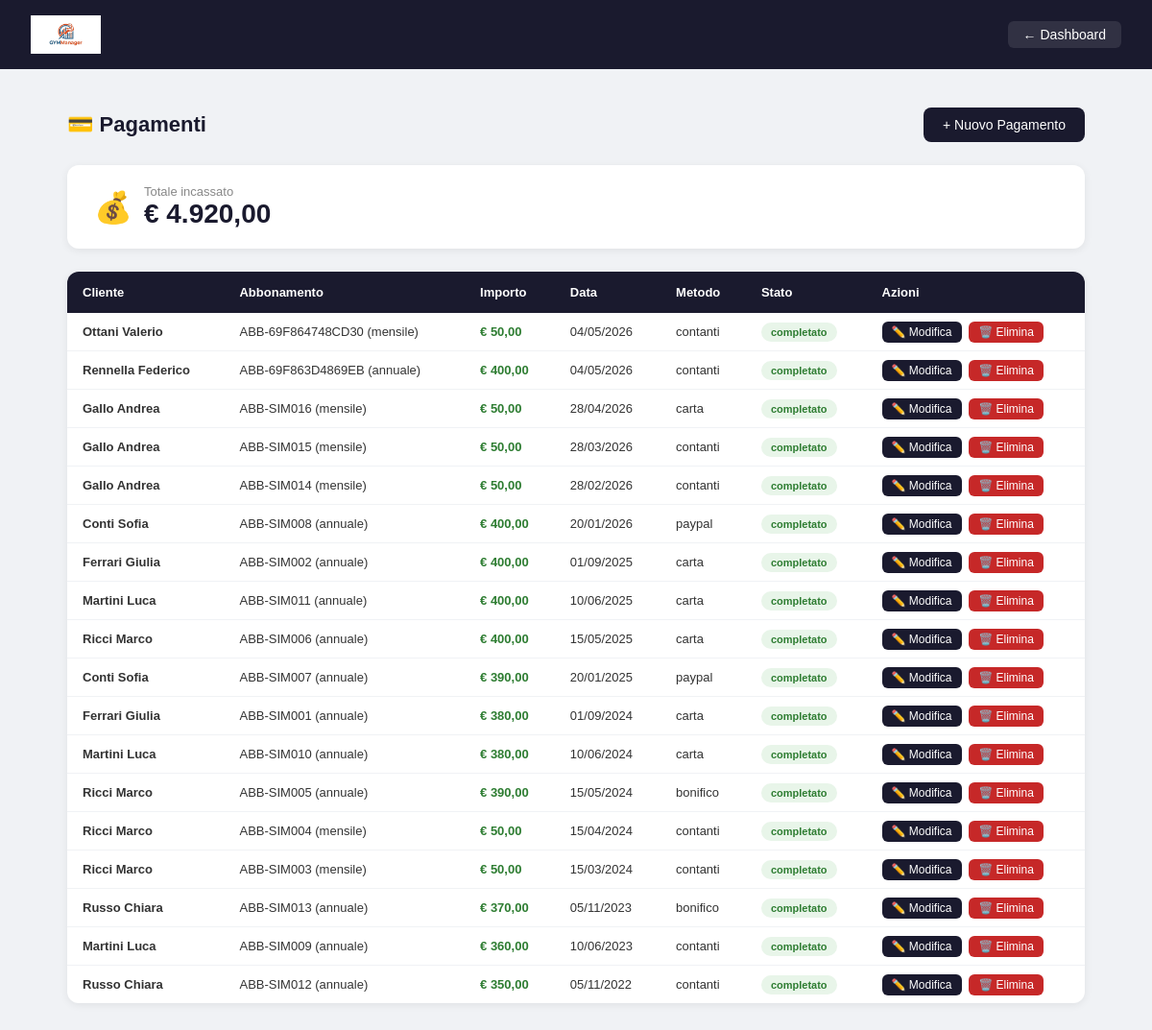
Screenshot of /palestra/pages/pagamenti.php (signed in) with the database file from the repository.
### tables this page shows
CREATE TABLE `pagamento` (
  `id_pagamento` int(11) NOT NULL,
  `id_abbonamento` int(11) NOT NULL,
  `importo` decimal(8,2) NOT NULL,
  `data_pagamento` date NOT NULL,
  `metodo_pagamento` enum('contanti','carta','bonifico','paypal') NOT NULL,
  `stato` enum('completato','in_attesa','fallito','rimborsato') NOT NULL DEFAULT 'completato',
  `data_scadenza` date DEFAULT NULL,
  `codice_transazione` varchar(100) DEFAULT NULL
);

CREATE TABLE `persona` (
  `id_persona` int(11) NOT NULL,
  `username` varchar(50) NOT NULL,
  `email` varchar(100) NOT NULL,
  `password` varchar(255) NOT NULL,
  `nome` varchar(50) NOT NULL,
  `cognome` varchar(50) NOT NULL,
  `telefono` varchar(20) DEFAULT NULL,
  `ruolo` enum('admin','cliente','istruttore') NOT NULL DEFAULT 'cliente'
);

CREATE TABLE `abbonamento` (
  `id_abbonamento` int(11) NOT NULL,
  `id_cliente` int(11) NOT NULL,
  `codice` varchar(30) NOT NULL,
  `data_inizio` date NOT NULL,
  `data_fine` date NOT NULL,
  `costo` decimal(8,2) NOT NULL,
  `tipo` enum('mensile','annuale') NOT NULL,
  `stato` enum('attivo','scaduto','sospeso','annullato') NOT NULL DEFAULT 'attivo',
  `descrizione` text DEFAULT NULL,
  `rinnovo_automatico` tinyint(1) NOT NULL DEFAULT 0,
  `bonus_mensile` varchar(100) DEFAULT NULL,
  `bonus_annuale` varchar(100) DEFAULT NULL,
  `pagamento_rateizzato` tinyint(1) NOT NULL DEFAULT 0
);

### palestra/pages/pagamenti.php (the view, shortened to what this page needs)
<?php
require_once "../config/db.php";
$pagamenti = $pdo->query("
    SELECT PA.id_pagamento, PA.importo, PA.data_pagamento,
           PA.metodo_pagamento, PA.stato, PA.codice_transazione,
           P.nome, P.cognome,
           A.codice AS codice_abbonamento, A.tipo
    FROM PAGAMENTO PA
    JOIN ABBONAMENTO A ON PA.id_abbonamento = A.id_abbonamento
    JOIN CLIENTE C ON A.id_cliente = C.id_persona
    JOIN PERSONA P ON C.id_persona = P.id_persona
    ORDER BY PA.data_pagamento DESC
")->fetchAll();
$totale = array_sum(array_column($pagamenti, 'importo'));
?>
<!DOCTYPE html>
<html lang="it">
<head>
</head>
<body>
<div class="navbar">
    <img src="../assets/logo.jpg" style="height:40px;">
    <div style="display:flex; gap:12px;">
        <a href="dashboard.php">← Dashboard</a>
    </div>
</div>
<div class="contenuto">
    <div class="intestazione">
        <h2>💳 Pagamenti</h2>
        <a class="btn" href="nuovo_pagamento.php">+ Nuovo Pagamento</a>
    </div>
    <div class="riepilogo">
        <div class="icona">💰</div>
        <div>
            <div class="label">Totale incassato</div>
            <div class="valore">€ <?= number_format($totale, 2, ',', '.') ?></div>
        </div>
    </div>
    <table>
        <thead>
            <tr>
                <th>Cliente</th>
                <th>Abbonamento</th>
                <th>Importo</th>
                <th>Data</th>
                <th>Metodo</th>
                <th>Stato</th>
                <th>Azioni</th>
            </tr>
        </thead>
        <tbody>
            <?php if(empty($pagamenti)): ?>
            <tr>
                <td colspan="7" class="nessun-record">Nessun pagamento ancora!</td>
            </tr>
            <?php else: ?>
            <?php foreach($pagamenti as $p): ?>
            <tr>
                <td><strong><?= htmlspecialchars($p['cognome'].' '.$p['nome']) ?></strong></td>
                <td><?= htmlspecialchars($p['codice_abbonamento']) ?> (<?= $p['tipo'] ?>)</td>
                <td class="importo">€ <?= number_format($p['importo'], 2, ',', '.') ?></td>
                <td><?= date('d/m/Y', strtotime($p['data_pagamento'])) ?></td>
                <td><?= htmlspecialchars($p['metodo_pagamento']) ?></td>
                <td>
                    <span class="badge <?= $p['stato'] ?>">
                        <?= $p['stato'] ?>
                    </span>
                </td>
                <td>
                    <a class="btn-modifica" href="modifica_pagamento.php?id=<?= $p['id_pagamento'] ?>">✏️ Modifica</a>
                    <a class="btn-elimina" href="elimina_pagamento.php?id=<?= $p['id_pagamento'] ?>" onclick="return confirm('Sei sicuro di voler eliminare questo pagamento?')">🗑️ Elimina</a>
                </td>
            </tr>
            <?php endforeach; ?>
            <?php endif; ?>
        </tbody>
    </table>
</div>
</body>
</html>

### palestra/pages/pagamenti.php (style rules this page uses)
* { margin: 0; padding: 0; box-sizing: border-box; }
body { font-family: Arial, sans-serif; background: #f0f2f5; }
.navbar { background: #1a1a2e; color: white; padding: 16px 32px; display: flex; justify-content: space-between; align-items: center; }
.navbar a { color: white; text-decoration: none; font-size: 14px; background: rgba(255,255,255,0.1); padding: 6px 16px; border-radius: 6px; }
.contenuto { max-width: 1100px; margin: 40px auto; padding: 0 20px; }
.intestazione { display: flex; justify-content: space-between; align-items: center; margin-bottom: 24px; }
.intestazione h2 { font-size: 22px; color: #1a1a2e; }
.btn { background: #1a1a2e; color: white; padding: 10px 20px; border-radius: 8px; text-decoration: none; font-size: 14px; }
.riepilogo { background: white; border-radius: 12px; padding: 20px 28px; box-shadow: 0 2px 8px rgba(0,0,0,0.07); margin-bottom: 24px; display: flex; align-items: center; gap: 12px; }
.riepilogo .icona { font-size: 32px; }
.riepilogo .label { font-size: 13px; color: #888; }
.riepilogo .valore { font-size: 28px; font-weight: bold; color: #1a1a2e; }
table { width: 100%; background: white; border-radius: 12px; box-shadow: 0 2px 8px rgba(0,0,0,0.07); border-collapse: collapse; overflow: hidden; }
th { background: #1a1a2e; color: white; padding: 14px 16px; text-align: left; font-size: 13px; }
td { padding: 12px 16px; font-size: 13px; border-bottom: 1px solid #f0f2f5; color: #333; }
tr:last-child td { border-bottom: none; }
.badge { padding: 4px 10px; border-radius: 20px; font-size: 11px; font-weight: bold; }
.badge.completato { background: #e8f5e9; color: #2e7d32; }
.importo { font-weight: bold; color: #2e7d32; }
.btn-modifica { background: #1a1a2e; color: white; padding: 4px 10px; border-radius: 6px; text-decoration: none; font-size: 12px; }
.btn-elimina { background: #c62828; color: white; padding: 4px 10px; border-radius: 6px; text-decoration: none; font-size: 12px; margin-left: 4px; }

### rows the page displays
pagamento: persona.cognome+nome "Ottani Valerio", id_abbonamento.codice "ABB-69F864748CD30", id_abbonamento.tipo "mensile", importo "50,00", data_pagamento "04/05/2026", metodo_pagamento "contanti", stato "completato"
pagamento: persona.cognome+nome "Rennella Federico", id_abbonamento.codice "ABB-69F863D4869EB", id_abbonamento.tipo "annuale", importo "400,00", data_pagamento "04/05/2026", metodo_pagamento "contanti", stato "completato"
pagamento: persona.cognome+nome "Gallo Andrea", id_abbonamento.codice "ABB-SIM016", id_abbonamento.tipo "mensile", importo "50,00", data_pagamento "28/04/2026", metodo_pagamento "carta", stato "completato"
pagamento: persona.cognome+nome "Gallo Andrea", id_abbonamento.codice "ABB-SIM015", id_abbonamento.tipo "mensile", importo "50,00", data_pagamento "28/03/2026", metodo_pagamento "contanti", stato "completato"
pagamento: persona.cognome+nome "Gallo Andrea", id_abbonamento.codice "ABB-SIM014", id_abbonamento.tipo "mensile", importo "50,00", data_pagamento "28/02/2026", metodo_pagamento "contanti", stato "completato"
pagamento: persona.cognome+nome "Conti Sofia", id_abbonamento.codice "ABB-SIM008", id_abbonamento.tipo "annuale", importo "400,00", data_pagamento "20/01/2026", metodo_pagamento "paypal", stato "completato"
pagamento: persona.cognome+nome "Ferrari Giulia", id_abbonamento.codice "ABB-SIM002", id_abbonamento.tipo "annuale", importo "400,00", data_pagamento "01/09/2025", metodo_pagamento "carta", stato "completato"
pagamento: persona.cognome+nome "Martini Luca", id_abbonamento.codice "ABB-SIM011", id_abbonamento.tipo "annuale", importo "400,00", data_pagamento "10/06/2025", metodo_pagamento "carta", stato "completato"
pagamento: persona.cognome+nome "Ricci Marco", id_abbonamento.codice "ABB-SIM006", id_abbonamento.tipo "annuale", importo "400,00", data_pagamento "15/05/2025", metodo_pagamento "carta", stato "completato"
pagamento: persona.cognome+nome "Conti Sofia", id_abbonamento.codice "ABB-SIM007", id_abbonamento.tipo "annuale", importo "390,00", data_pagamento "20/01/2025", metodo_pagamento "paypal", stato "completato"
pagamento: persona.cognome+nome "Ferrari Giulia", id_abbonamento.codice "ABB-SIM001", id_abbonamento.tipo "annuale", importo "380,00", data_pagamento "01/09/2024", metodo_pagamento "carta", stato "completato"
pagamento: persona.cognome+nome "Martini Luca", id_abbonamento.codice "ABB-SIM010", id_abbonamento.tipo "annuale", importo "380,00", data_pagamento "10/06/2024", metodo_pagamento "carta", stato "completato"
pagamento: persona.cognome+nome "Ricci Marco", id_abbonamento.codice "ABB-SIM005", id_abbonamento.tipo "annuale", importo "390,00", data_pagamento "15/05/2024", metodo_pagamento "bonifico", stato "completato"
pagamento: persona.cognome+nome "Ricci Marco", id_abbonamento.codice "ABB-SIM004", id_abbonamento.tipo "mensile", importo "50,00", data_pagamento "15/04/2024", metodo_pagamento "contanti", stato "completato"
pagamento: persona.cognome+nome "Ricci Marco", id_abbonamento.codice "ABB-SIM003", id_abbonamento.tipo "mensile", importo "50,00", data_pagamento "15/03/2024", metodo_pagamento "contanti", stato "completato"
pagamento: persona.cognome+nome "Russo Chiara", id_abbonamento.codice "ABB-SIM013", id_abbonamento.tipo "annuale", importo "370,00", data_pagamento "05/11/2023", metodo_pagamento "bonifico", stato "completato"
pagamento: persona.cognome+nome "Martini Luca", id_abbonamento.codice "ABB-SIM009", id_abbonamento.tipo "annuale", importo "360,00", data_pagamento "10/06/2023", metodo_pagamento "contanti", stato "completato"
pagamento: persona.cognome+nome "Russo Chiara", id_abbonamento.codice "ABB-SIM012", id_abbonamento.tipo "annuale", importo "350,00", data_pagamento "05/11/2022", metodo_pagamento "contanti", stato "completato"

### other values shown
$totale "4.920,00"
